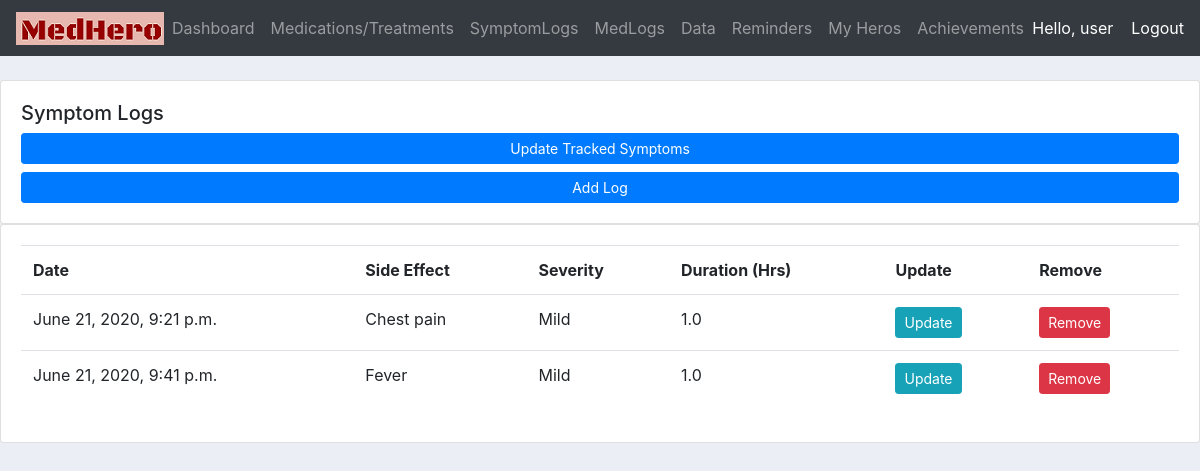
Before: /symptomlogs/ (signed in) with the older database file.
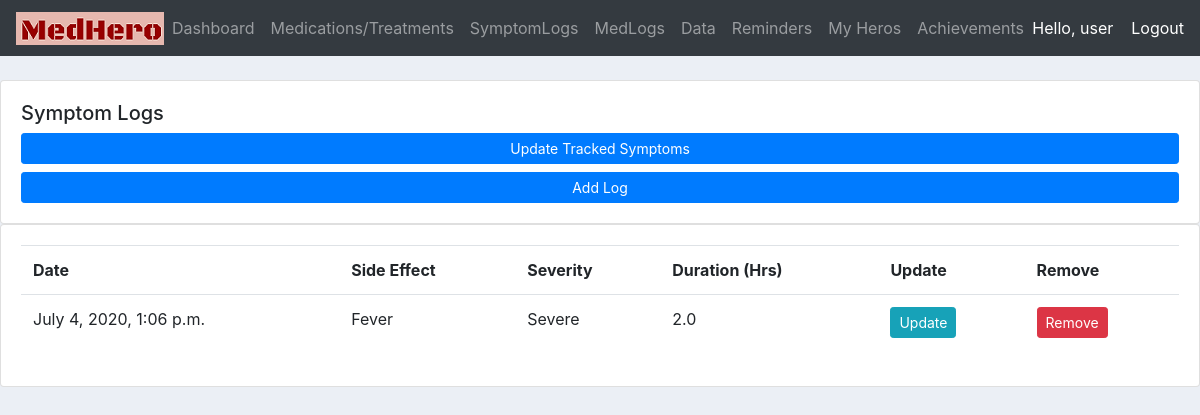
After: the same page with the newer database file.
### users/models.py (models this page shows, shortened)
class SymptomLog(models.Model):
    SEVERITY = (
        ('Mild', 'Mild'),
        ('Moderate', 'Moderate'),
        ('Severe', 'Severe'),
        ('Very Severe', 'Very Severe'),
        ('Worst Pain Possible', 'Worst Pain Possible')
    )
    customer = models.ForeignKey(Customer, null = True, on_delete=models.SET_NULL)
    side_effect = models.ForeignKey(SideEffect, null = True, on_delete=models.SET_NULL)
    date_created = models.DateTimeField(default=timezone.now(),blank=True, null=True)
    severity = models.CharField(max_length=200, choices = SEVERITY)
    duration_in_hours = models.FloatField(null=True)

class SideEffect(models.Model):
    name = models.CharField(max_length=200, null=True)
    def __str__(self):
        return self.name

### users/views.py (the view)
# urls.py: path('symptomlogs/', views.symptomlogs, name="symptomlogs"),
@login_required(login_url='login')
def symptomlogs(request):
    customer = request.user.customer
    logs = customer.symptomlog_set.all()
    return render(request, 'users/symptomlogs.html',{'logs':logs})

### users/templates/users/symptomlogs.html
{% extends 'users/main.html' %}
{% block content %}
<br>
		<div class="row">
			<div class="col-md">
				<div class="card card-body">
					<h5>Symptom Logs</h5><a class="btn btn-primary  btn-sm btn-block" href="{%url 'add_symptom'%}">Update Tracked Symptoms</a>
					<a class="btn btn-primary  btn-sm btn-block" href="{%url 'create_symptomlog'%}">Add Log</a>
				</div>
				<div class="card card-body">
					<table class="table">
						<tr>
							<th>Date</th>
							<th>Side Effect</th>
							<th>Severity</th>
                            <th>Duration (Hrs)</th>
							<th>Update</th>
							<th>Remove</th>
						</tr>
						{% for i in logs%}
						<tr>
							<td>{{i.date_created}}</td>
							<td>{{i.side_effect}}</td>
							<td>{{i.severity}}</td>
							<td>{{i.duration_in_hours}}</td>
							<td><a class = "btn btn-sm btn-info" href="{% url 'update_symptomlog' i.id %}">Update</a></td>
							<td><a class = "btn btn-sm btn-danger" href="{% url 'delete_symptomlog' i.id %}">Remove</a></td>
						</tr>
						{% endfor%}
					</table>
				</div>
			</div>
		</div>
{% endblock %}

### users/templates/users/main.html (shortened to what this page needs)
{% load static %}
<!DOCTYPE html>
<html lang="en" dir="ltr">
    <head>
        <link rel="stylesheet" href="https://stackpath.bootstrapcdn.com/bootstrap/4.3.1/css/bootstrap.min.css">
        <link rel="stylesheet" type="text/css" href="{% static '/css/main.css' %}" />
        <link rel="stylesheet" type="text/css" href="{% static '/css/footer.css' %}" />
    </head>
    <body>
        {% include 'users/navbar.html' %}
        {% block content %}
        {% endblock %}
    </body>
</html>

### users/templates/users/navbar.html (shortened to what this page needs)
{% load static %}
<nav class="navbar navbar-expand-lg navbar-dark bg-dark">
  <img src="{% static 'images/logo.png'%}" />
  <div class="collapse navbar-collapse" id="navbarNav">
    <ul class="navbar-nav">
      <li class="nav-item">
        <a class="nav-link" href="{% url 'home'%}">Dashboard </a>
      </li>
      <li class="nav-item">
        <a class="nav-link" href="{% url 'medications'%}">Medications/Treatments</a>
      </li>
      <li class="nav-item">
        <a class="nav-link" href="{% url 'symptomlogs'%}">SymptomLogs</a>
      </li>
      <li class="nav-item">
        <a class="nav-link" href="{% url 'medlogs'%}">MedLogs</a>
      </li>
      <li class="nav-item">
        <a class="nav-link" href="{% url 'data'%}">Data</a>
      </li>
      <li class="nav-item">
        <a class="nav-link" href="{% url 'medreminders'%}">Reminders</a>
      </li>
      <li class="nav-item">
        <a class="nav-link" href="{% url 'friends'%}">My Heros</a>
      </li>
      <li class="nav-item">
        <a class="nav-link" href="{% url 'achievements'%}">Achievements</a>
      </li>
    </ul>
  </div>
  <span class="hello-msg" style = "color:white">Hello, {{request.user}}  &nbsp &nbsp</span>
  <span ><a  class="hello-msg" style = "color:white" href="{% url 'logout' %}">Logout</a></span>
</nav>

### static/css/main.css (style rules this page uses)
body { background-color: #ebeff5; }

### static/css/footer.css (style rules this page uses)
html, body { height: 100%; }

Changed rows visible on the page:
removed SymptomLog: date_created "June 21, 2020, 9:21 p.m.", side_effect "Chest pain", severity "Mild", duration_in_hours "1.0"
removed SymptomLog: date_created "June 21, 2020, 9:41 p.m.", side_effect "Fever", severity "Mild", duration_in_hours "1.0"
added SymptomLog: date_created "July 4, 2020, 1:06 p.m.", side_effect "Fever", severity "Severe", duration_in_hours "2.0"
